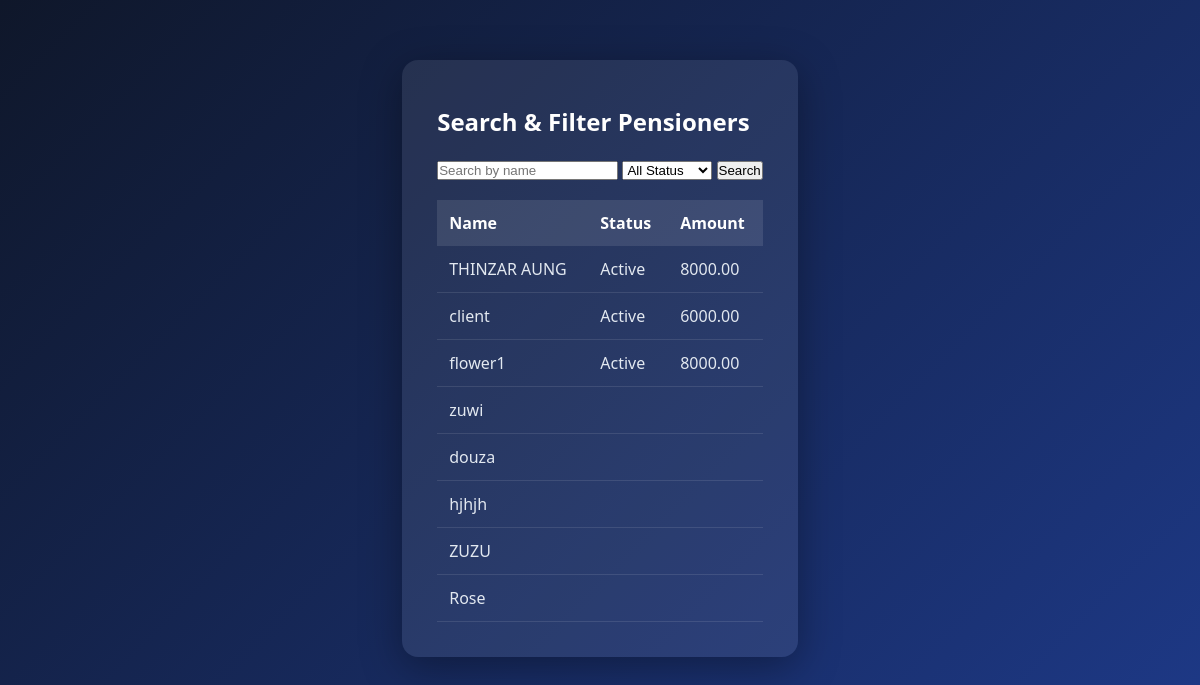
Page /admin/search_pensioners.php on the committed database.
### tables this page shows
CREATE TABLE `pension` (
  `id` int(11) NOT NULL,
  `user_id` int(11) DEFAULT NULL,
  `amount` decimal(10,2) DEFAULT NULL,
  `status` varchar(50) DEFAULT NULL,
  `updated_at` timestamp NOT NULL DEFAULT current_timestamp()
);

CREATE TABLE `users` (
  `id` int(11) NOT NULL,
  `name` varchar(100) DEFAULT NULL,
  `email` varchar(255) DEFAULT NULL,
  `phone` varchar(20) DEFAULT NULL,
  `password` varchar(255) DEFAULT NULL,
  `otp` varchar(10) DEFAULT NULL,
  `is_verified` tinyint(4) DEFAULT 0,
  `login_otp` varchar(10) DEFAULT NULL,
  `otp_expires_at` datetime DEFAULT NULL,
  `login_otp_expires_at` datetime DEFAULT NULL,
  `profile_photo` varchar(255) DEFAULT NULL,
  `created_at` timestamp NOT NULL DEFAULT current_timestamp(),
  `last_login` datetime DEFAULT NULL,
  `failed_attempts` int(11) DEFAULT 0,
  `account_status` enum('active','blocked') DEFAULT 'active'
);

### admin/search_pensioners.php (the view, shortened to what this page needs)
<?php
include "../db.php";
$search = $_GET['search'] ?? '';
$query = "
SELECT u.name, p.status, p.amount
FROM users u
LEFT JOIN pension p ON u.id = p.user_id
WHERE u.name LIKE '%$search%'
";
$result = mysqli_query($conn, $query);
?>
<!DOCTYPE html>
<html>
<head>
    <link rel="stylesheet" href="../assets/css/style.css">
</head>
<body>
<div class="admin-page">
<div class="admin-container">
<h2>Search & Filter Pensioners</h2>
<form method="get">
    <input type="text" name="search" placeholder="Search by name">
    <select name="status">
        <option value="">All Status</option>
    </select>
    <button>Search</button>
</form>
<table class="admin-table">
<tr>
    <th>Name</th>
    <th>Status</th>
    <th>Amount</th>
</tr>
<?php while ($row = mysqli_fetch_assoc($result)) { ?>
<tr>
    <td><?= $row['name'] ?></td>
    <td><?= $row['status'] ?></td>
    <td><?= $row['amount'] ?></td>
</tr>
<?php } ?>
</table>
</div>
</div>
</body>
</html>

### assets/css/style.css (style rules this page uses)
* { margin: 0; padding: 0; box-sizing: border-box; }
body { background: #f5f7fb; font-family: 'Segoe UI', sans-serif; }
.admin-container { max-width: 1000px; margin: auto; background: #fff; padding: 25px; border-radius: 12px; }
.admin-table { width: 100%; border-collapse: collapse; }
.admin-table th { background: #6366f1; color: white; padding: 12px; }
.admin-table td { padding: 10px; border-bottom: 1px solid #eee; }
.admin-page { display:flex; min-height:100vh; background:linear-gradient(135deg,#0f172a,#1e3a8a); font-family:'Segoe UI',sans-serif; }
.admin-container { background:rgba(255,255,255,0.08); padding:35px; border-radius:16px; box-shadow:0 10px 40px rgba(0,0,0,0.35); color:#fff; }
.admin-container h2 { margin-bottom:20px; font-weight:600; }
.admin-table { width:100%; border-collapse:collapse; margin-top:10px; }
.admin-table th { background:rgba(255,255,255,0.15); padding:14px; text-align:left; font-weight:600; }
.admin-table td { padding:14px; border-bottom:1px solid rgba(255,255,255,0.08); }
.admin-container { margin-top: 60px; }
h2 { margin-top: 10px; }
.admin-container h2 { color: #ffffff; }
.admin-table { width:100%; border-collapse:collapse; margin-top:20px; color:#e2e8f0; }
.admin-table th { background:rgba(255,255,255,0.1); padding:12px; text-align:left; }
.admin-table td { padding:12px; border-bottom:1px solid rgba(255,255,255,0.1); }

### rows in the picture
pension: user.name "THINZAR AUNG", status "Active", amount "8000.00"
pension: user.name "client", status "Active", amount "6000.00"
pension: user.name "flower1", status "Active", amount "8000.00"
users: name "zuwi"
users: name "douza"
users: name "hjhjh"
users: name "ZUZU"
users: name "Rose"
